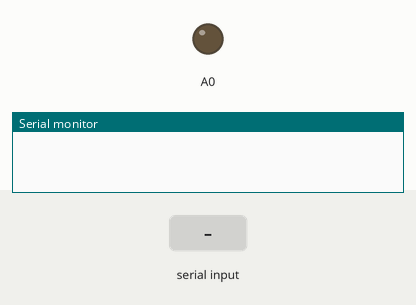
Recording of a sketch running on a simulated Arduino Uno, built with avr-gcc and run on an emulated ATmega328P. Shown: output pins drawn as LEDs (lit = HIGH), the last lines printed to the serial monitor. The inputs (shaded band) are chosen by the test bench.

Above: at 1.2 s.
1.3 s: "1" received over Serial
At 1.8 s:
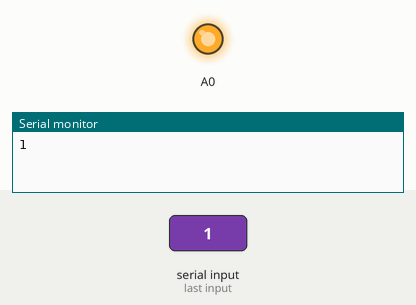
Timing chart, 0 to 4.3 s (numbered marks = the images above; inputs shaded):
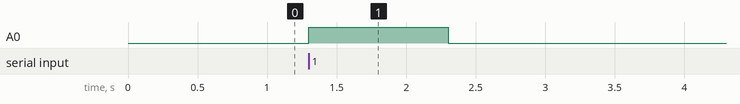

The sketch:

rx.ino
```cpp
void setup() {
  Serial.begin(9600);
  pinMode(A0, OUTPUT);
}
void loop() {
   digitalWrite(A0, LOW);
   if (Serial.available() > 0) {
     Serial.write(Serial.read());
     digitalWrite(A0, HIGH);
     delay(1000);
   }
}
```

Measured:
- after the input at 1.3 s, A0: LOW → HIGH at once, → LOW 1.0 s later
